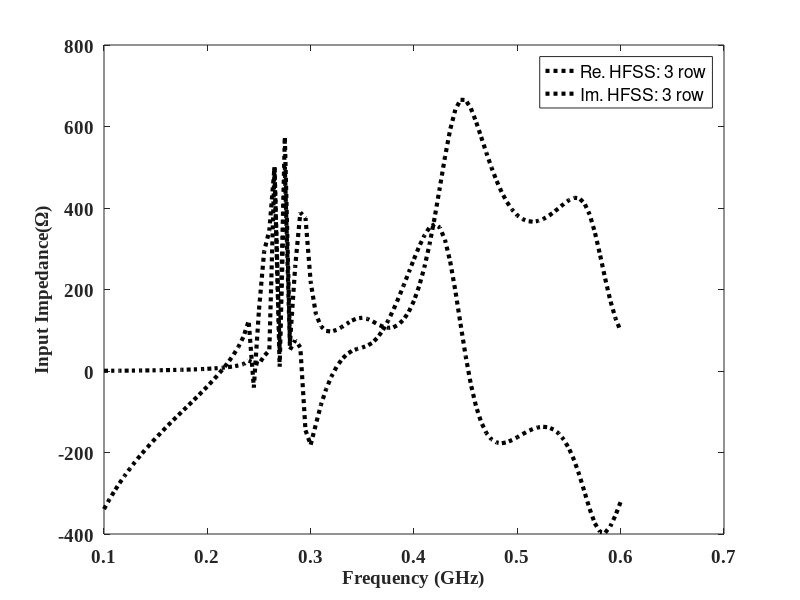

The MATLAB source for this figure:
clc
clear all
%%%%%%%%%%%%%%%%%%%%%%%%%cst
% 
% load ('8by8 new paper.mat');
% 
% plot(f*1e-6, real(Zd), f*1e-6, imag(Zd),'linewidth',2)
% hold on
% 

hs_hfss=importdata('Zin_3row_HFSS.csv');
S1=hs_hfss.data;
Freq = S1(:,1);
S11=S1(:,2);%1raw
plot(Freq/10^3,S11,':k','LineWidth',3);

hold on
S11=S1(:,3);%1raw
plot(Freq/10^3,S11,':k','LineWidth',3);


% S11=S1(:,3);%3raw
% plot(Freq,S11,':r','LineWidth',3);
% 
% 
% hold on
% 
% S11=S1(:,4);%5raw
% plot(Freq,S11,':g','LineWidth',3);
% 
% hold on
% 
% S11=S1(:,5);%7raw
% plot(Freq,S11,'-r','LineWidth',3);


% legend('Re. Model: 3 row','Im. Model: 3 row','Re. HFSS: 1 row','Im. HFSS: 1 row');

legend('Re. HFSS: 3 row','Im. HFSS: 3 row');

% hold on
% x=hs1.Frequencies./10^9;
% plot(x,-10,'-k','LineWidth',.5);
set(gca,'fontsize',14,'fontweight','b','FontName','Times New Roman');
% title('Sine Function','fontsize',12,'fontweight','b','FontName','Times New Roman');
xlabel('Frequency (GHz)','fontsize',14,'fontweight','b','FontName','Times New Roman');
ylabel('Input Impedance(\Omega)','fontsize',14,'fontweight','b','FontName','Times New Roman');
